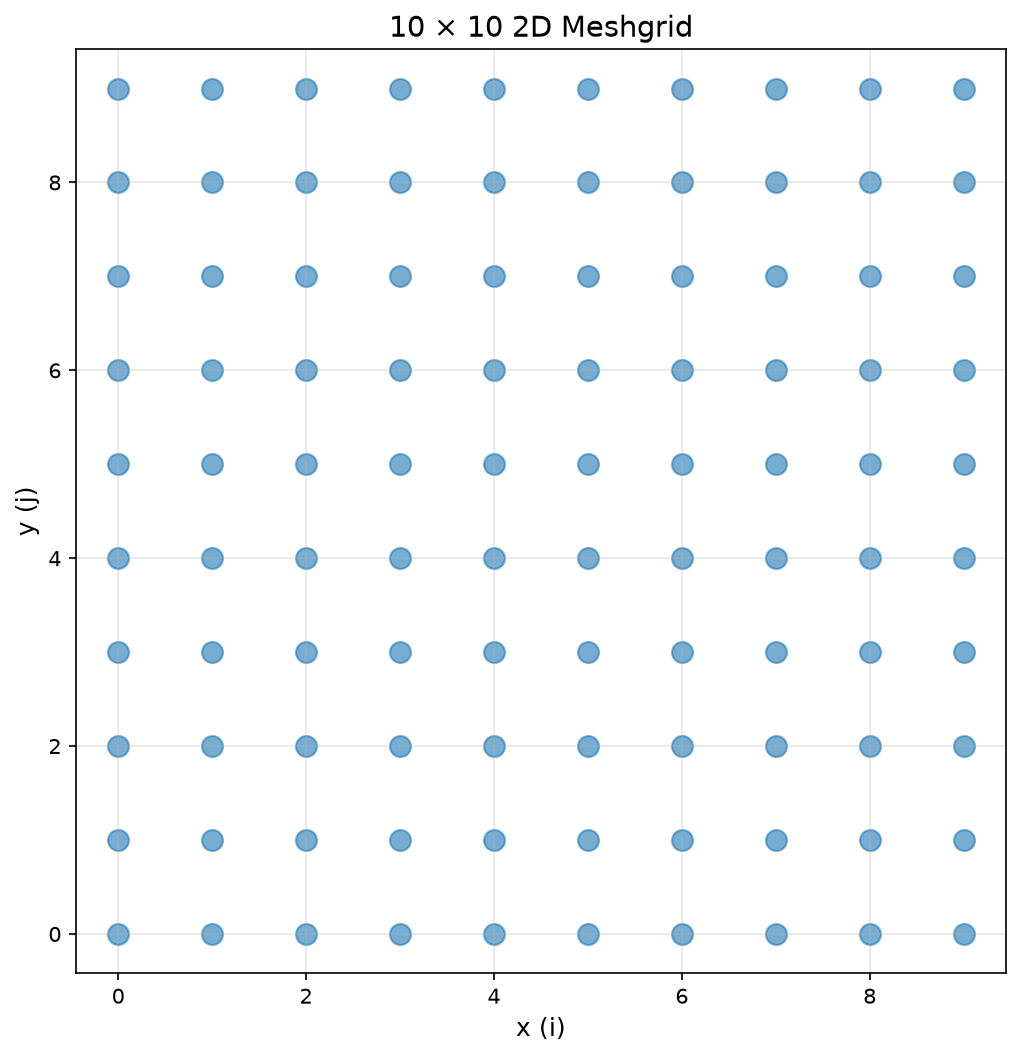

Reproduce this figure in Python.
import numpy as np
import matplotlib.pyplot as plt

# Number of points along each axis
N = 10

# Create coordinates: i, j in range(N)
x = np.arange(N)
y = np.arange(N)

# Create the N x N meshgrid
X, Y = np.meshgrid(x, y)

# Plot the points
plt.figure(figsize=(8, 8))
plt.scatter(X, Y, s=100, alpha=0.6)

plt.xlabel("x (i)", fontsize=12)
plt.ylabel("y (j)", fontsize=12)
plt.title(f"{N} × {N} 2D Meshgrid", fontsize=14)
plt.axis("equal")
plt.grid(True, alpha=0.3)

# Save to file
output_path = 'meshgrid_plot.png'
plt.savefig(output_path, dpi=150, bbox_inches='tight')
print(f"Plot saved to: {output_path}")
